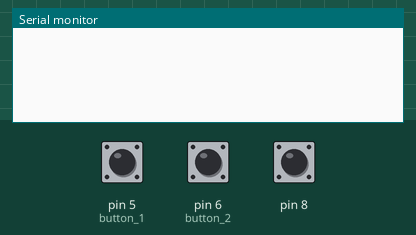
Bench run of a sketch on a simulated Arduino Uno, built with avr-gcc and run on an emulated ATmega328P. On the bench: the last lines printed to the serial monitor. Inputs (shaded band) come from the test bench; at power-on: pin 5 (button_1) HIGH, pin 6 (button_2) HIGH, pin 8 HIGH.

Above: at 1.2 s.
1.3 s: pin 5 (button_1) pulled LOW for 0.15 s
At 2.1 s:
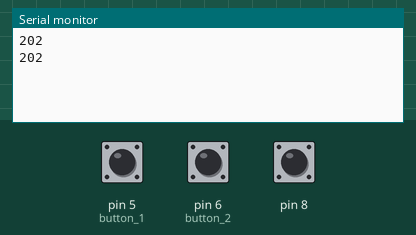
2.9 s: pin 6 (button_2) pulled LOW for 0.15 s
At 4.2 s:
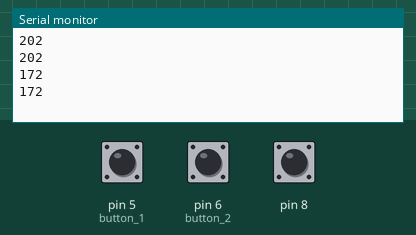
4.5 s: pin 8 pulled LOW for 0.15 s
At 5.8 s:
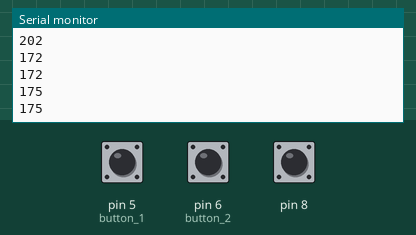
Timing chart, 0 to 7.5 s (numbered marks = the images above; inputs shaded):
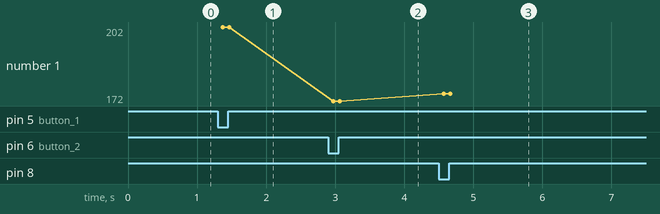

The sketch:

Tx_8_bit.ino
```cpp
#include <IRremote.h>

IRsend irsend;

void setup()
{
  Serial.begin(9600);
  pinMode(5,INPUT_PULLUP); // button 1
  pinMode(6,INPUT_PULLUP); // button 2
  pinMode(8,INPUT_PULLUP);

}

void loop() {

  if (digitalRead(5) == LOW){
      irsend.sendSony(0xca,8); //202
      Serial.println("202");
      delay(30);
      }

  else if (digitalRead(6) == LOW){
      irsend.sendSony(0xac, 8); //172
      Serial.println("172");
      delay(30);
      }

  else if (digitalRead(8) == LOW){
      irsend.sendSony(0xaf, 8); //175
      Serial.println("175");
      delay(30);
      }


   delay(1);

  }
```

Measured:
- after the input at 1.3 s, the serial monitor: prints a new line after 0.07 s (image 1)
- after the input at 2.9 s, the serial monitor: prints a new line after 0.07 s (image 2)
- after the input at 4.5 s, the serial monitor: prints a new line after 0.07 s (image 3)
- plotted number 1: 202 → 172 after the input at 2.9 s, 172 → 175 after the input at 4.5 s
